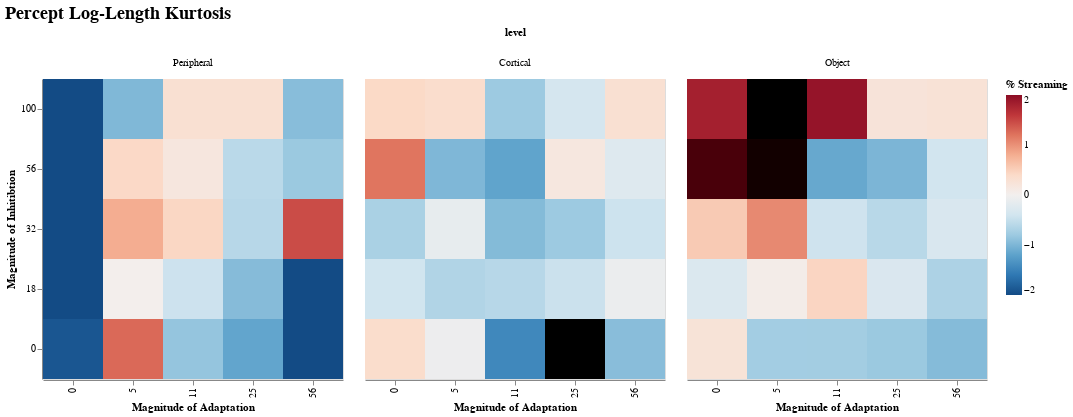

Source (notebook cell):
### Code cell
df_kurt |>
  @vlplot(:rect, width=300, height=300,
          title={text="Percept Log-Length Kurtosis",fontSize=18},
          column={field=:level, typ="nominal", sort=["Peripheral", "Cortical", "Object"]},
          x={field=:c_a, typ="ordinal", sort = "ascending",
             axis={title="Magnitude of Adaptation"}},
          y={field=:c_m, typ="ordinal", sort = "descending",
             axis={title="Magnitude of Inhitibtion"}},
          color={field="kurt", aggregate="mean", typ="quantitative",
                 sort = "descending",scale={domain=[-2,2],range="diverging"},
                 legend={title="% Streaming"}},
          config={range={diverging={scheme="redblue"}}})

### Figure 1 — Vega-Lite specification as saved in the notebook (floating-point values rounded to 4 significant figures)
{"config": {"range": {"diverging": {"scheme": "redblue"}}}, "data": {"values": [{"c_a": 0, "c_m": 0, "kurt": -1.899, "level": "Peripheral"}, {"c_a": 0, "c_m": 18, "kurt": -2, "level": "Peripheral"}, {"c_a": 0, "c_m": 32, "kurt": -2, "level": "Peripheral"}, {"c_a": 0, "c_m": 56, "kurt": -2, "level": "Peripheral"}, {"c_a": 0, "c_m": 100, "kurt": -2, "level": "Peripheral"}, {"c_a": 5, "c_m": 0, "kurt": 1.268, "level": "Peripheral"}, {"c_a": 5, "c_m": 18, "kurt": 0.02444, "level": "Peripheral"}, {"c_a": 5, "c_m": 32, "kurt": 0.8038, "level": "Peripheral"}, {"c_a": 5, "c_m": 56, "kurt": 0.4134, "level": "Peripheral"}, {"c_a": 5, "c_m": 100, "kurt": -0.9814, "level": "Peripheral"}, {"c_a": 11, "c_m": 0, "kurt": -0.8479, "level": "Peripheral"}, {"c_a": 11, "c_m": 18, "kurt": -0.4399, "level": "Peripheral"}, {"c_a": 11, "c_m": 32, "kurt": 0.4385, "level": "Peripheral"}, {"c_a": 11, "c_m": 56, "kurt": 0.177, "level": "Peripheral"}, {"c_a": 11, "c_m": 100, "kurt": 0.304, "level": "Peripheral"}, {"c_a": 25, "c_m": 0, "kurt": -1.167, "level": "Peripheral"}, {"c_a": 25, "c_m": 18, "kurt": -0.9467, "level": "Peripheral"}, {"c_a": 25, "c_m": 32, "kurt": -0.6024, "level": "Peripheral"}, {"c_a": 25, "c_m": 56, "kurt": -0.5782, "level": "Peripheral"}, {"c_a": 25, "c_m": 100, "kurt": 0.298, "level": "Peripheral"}, {"c_a": 56, "c_m": 0, "kurt": -2, "level": "Peripheral"}, {"c_a": 56, "c_m": 18, "kurt": -2, "level": "Peripheral"}, {"c_a": 56, "c_m": 32, "kurt": 1.459, "level": "Peripheral"}, {"c_a": 56, "c_m": 56, "kurt": -0.8096, "level": "Peripheral"}, {"c_a": 56, "c_m": 100, "kurt": -0.9303, "level": "Peripheral"}, {"c_a": 0, "c_m": 0, "kurt": 0.3659, "level": "Cortical"}, {"c_a": 0, "c_m": 18, "kurt": -0.4039, "level": "Cortical"}, {"c_a": 0, "c_m": 32, "kurt": -0.7033, "level": "Cortical"}, {"c_a": 0, "c_m": 56, "kurt": 1.19, "level": "Cortical"}, {"c_a": 0, "c_m": 100, "kurt": 0.4117, "level": "Cortical"}, {"c_a": 5, "c_m": 0, "kurt": -0.0675, "level": "Cortical"}, {"c_a": 5, "c_m": 18, "kurt": -0.6509, "level": "Cortical"}, {"c_a": 5, "c_m": 32, "kurt": -0.1386, "level": "Cortical"}, {"c_a": 5, "c_m": 56, "kurt": -0.9872, "level": "Cortical"}, {"c_a": 5, "c_m": 100, "kurt": 0.3564, "level": "Cortical"}, {"c_a": 11, "c_m": 0, "kurt": -1.448, "level": "Cortical"}, {"c_a": 11, "c_m": 18, "kurt": -0.6032, "level": "Cortical"}, {"c_a": 11, "c_m": 32, "kurt": -0.9549, "level": "Cortical"}, {"c_a": 11, "c_m": 56, "kurt": -1.183, "level": "Cortical"}, {"c_a": 11, "c_m": 100, "kurt": -0.7973, "level": "Cortical"}, {"c_a": 25, "c_m": 0, "kurt": 6.773, "level": "Cortical"}, {"c_a": 25, "c_m": 18, "kurt": -0.4548, "level": "Cortical"}, {"c_a": 25, "c_m": 32, "kurt": -0.7964, "level": "Cortical"}, {"c_a": 25, "c_m": 56, "kurt": 0.1661, "level": "Cortical"}, {"c_a": 25, "c_m": 100, "kurt": -0.3643, "level": "Cortical"}, {"c_a": 56, "c_m": 0, "kurt": -0.926, "level": "Cortical"}, {"c_a": 56, "c_m": 18, "kurt": -0.08361, "level": "Cortical"}, {"c_a": 56, "c_m": 32, "kurt": -0.4352, "level": "Cortical"}, {"c_a": 56, "c_m": 56, "kurt": -0.2538, "level": "Cortical"}, {"c_a": 56, "c_m": 100, "kurt": 0.3036, "level": "Cortical"}, {"c_a": 0, "c_m": 0, "kurt": 0.2444, "level": "Object"}, {"c_a": 5, "c_m": 0, "kurt": -0.7519, "level": "Object"}, {"c_a": 11, "c_m": 0, "kurt": -0.7572, "level": "Object"}, {"c_a": 25, "c_m": 0, "kurt": -0.8098, "level": "Object"}, {"c_a": 56, "c_m": 0, "kurt": -0.9519, "level": "Object"}, {"c_a": 0, "c_m": 18, "kurt": -0.286, "level": "Object"}, {"c_a": 5, "c_m": 18, "kurt": 0.06593, "level": "Object"}, {"c_a": 11, "c_m": 18, "kurt": 0.4525, "level": "Object"}, {"c_a": 25, "c_m": 18, "kurt": -0.3062, "level": "Object"}, {"c_a": 56, "c_m": 18, "kurt": -0.6808, "level": "Object"}, {"c_a": 0, "c_m": 32, "kurt": 0.5491, "level": "Object"}, {"c_a": 5, "c_m": 32, "kurt": 1.053, "level": "Object"}, {"c_a": 11, "c_m": 32, "kurt": -0.426, "level": "Object"}, {"c_a": 25, "c_m": 32, "kurt": -0.5965, "level": "Object"}, {"c_a": 56, "c_m": 32, "kurt": -0.3128, "level": "Object"}, {"c_a": 0, "c_m": 56, "kurt": 2.523, "level": "Object"}, {"c_a": 5, "c_m": 56, "kurt": 2.954, "level": "Object"}, {"c_a": 11, "c_m": 56, "kurt": -1.138, "level": "Object"}, {"c_a": 25, "c_m": 56, "kurt": -1.007, "level": "Object"}, {"c_a": 56, "c_m": 56, "kurt": -0.3959, "level": "Object"}, {"c_a": 0, "c_m": 100, "kurt": 1.81, "level": "Object"}, {"c_a": 5, "c_m": 100, "kurt": 3.467, "level": "Object"}, {"c_a": 11, "c_m": 100, "kurt": 1.93, "level": "Object"}, {"c_a": 25, "c_m": 100, "kurt": 0.2316, "level": "Object"}, {"c_a": 56, "c_m": 100, "kurt": 0.2617, "level": "Object"}]}, "encoding": {"color": {"aggregate": "mean", "field": "kurt", "legend": {"title": "% Streaming"}, "scale": {"domain": [-2, 2], "range": "diverging"}, "sort": "descending", "type": "quantitative"}, "column": {"field": "level", "sort": ["Peripheral", "Cortical", "Object"], "type": "nominal"}, "x": {"axis": {"title": "Magnitude of Adaptation"}, "field": "c_a", "sort": "ascending", "type": "ordinal"}, "y": {"axis": {"title": "Magnitude of Inhitibtion"}, "field": "c_m", "sort": "descending", "type": "ordinal"}}, "height": 300, "mark": "rect", "title": {"fontSize": 18, "text": "Percept Log-Length Kurtosis"}, "width": 300}
